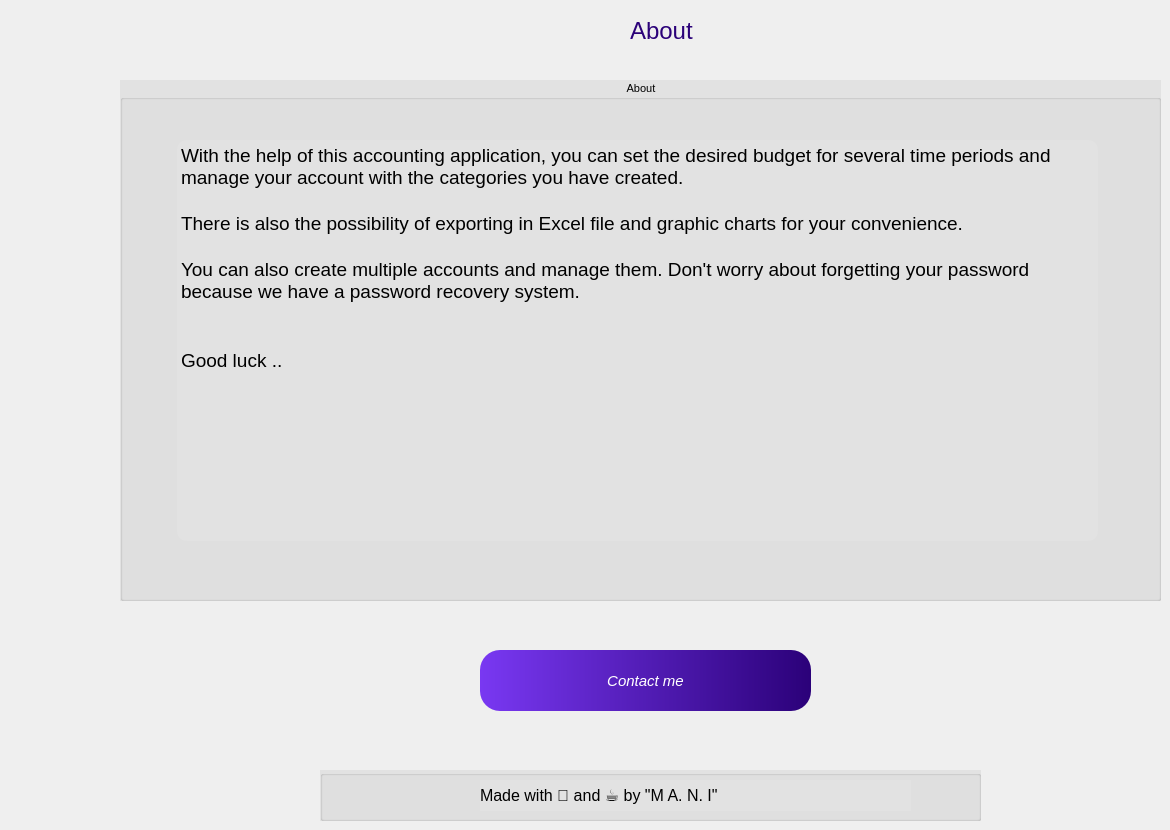
     <widget class="QWidget" name="page_about">
      <widget class="QPushButton" name="btn_contact">
       <property name="geometry">
        <rect>
         <x>480</x>
         <y>650</y>
         <width>331</width>
         <height>61</height>
        </rect>
       </property>
       <property name="font">
        <font>
         <family>Arial</family>
         <pointsize>11</pointsize>
         <italic>true</italic>
        </font>
       </property>
       <property name="cursor">
        <cursorShape>PointingHandCursor</cursorShape>
       </property>
       <property name="styleSheet">
        <string notr="true">QPushButton {
    border: none;
    background-color: qlineargradient(spread:pad, x1:0, y1:0, x2:1, y2:0, stop:0 rgb(121, 56, 242), stop:1 rgb(43, 1, 121));
    color: #fff;
    border-radius: 20px;


}
QPushButton:hover {
    background-color: qlineargradient(spread:pad, x1:0, y1:0, x2:1, y2:0, stop:0 #41295a, stop:1 #2F0743);
}</string>
       </property>
       <property name="text">
        <string>Contact me</string>
       </property>
      </widget>
      <widget class="QGroupBox" name="groupBox_6">
       <property name="geometry">
        <rect>
         <x>120</x>
         <y>80</y>
         <width>1041</width>
         <height>521</height>
        </rect>
       </property>
       <property name="font">
        <font>
         <family>Arial</family>
         <pointsize>8</pointsize>
        </font>
       </property>
       <property name="styleSheet">
        <string notr="true">background-color: #E2E2E2;</string>
       </property>
       <property name="title">
        <string>About</string>
       </property>
       <property name="alignment">
        <set>Qt::AlignCenter</set>
       </property>
       <widget class="QTextEdit" name="textEdit_description_2">
        <property name="geometry">
         <rect>
          <x>57</x>
          <y>60</y>
          <width>921</width>
          <height>401</height>
         </rect>
        </property>
        <property name="font">
         <font>
          <family>Arial</family>
          <pointsize>14</pointsize>
         </font>
        </property>
        <property name="styleSheet">
         <string notr="true">background-color: #E2E2E2;
border-radius: 10px;</string>
        </property>
        <property name="readOnly">
         <bool>true</bool>
        </property>
        <property name="html">
         <string>&lt;!DOCTYPE HTML PUBLIC &quot;-//W3C//DTD HTML 4.0//EN&quot; &quot;http://www.w3.org/TR/REC-html40/strict.dtd&quot;&gt;
&lt;html&gt;&lt;head&gt;&lt;meta name=&quot;qrichtext&quot; content=&quot;1&quot; /&gt;&lt;style type=&quot;text/css&quot;&gt;
p, li { white-space: pre-wrap; }
&lt;/style&gt;&lt;/head&gt;&lt;body style=&quot; font-family:'Arial'; font-size:14pt; font-weight:400; font-style:normal;&quot;&gt;
&lt;p style=&quot; margin-top:0px; margin-bottom:0px; margin-left:0px; margin-right:0px; -qt-block-indent:0; text-indent:0px;&quot;&gt;With the help of this accounting application, you can set the desired budget for several time periods and manage your account with the categories you have created.&lt;/p&gt;
&lt;p style=&quot;-qt-paragraph-type:empty; margin-top:0px; margin-bottom:0px; margin-left:0px; margin-right:0px; -qt-block-indent:0; text-indent:0px;&quot;&gt;&lt;br /&gt;&lt;/p&gt;
&lt;p style=&quot; margin-top:0px; margin-bottom:0px; margin-left:0px; margin-right:0px; -qt-block-indent:0; text-indent:0px;&quot;&gt;There is also the possibility of exporting in Excel file and graphic charts for your convenience.&lt;/p&gt;
&lt;p style=&quot;-qt-paragraph-type:empty; margin-top:0px; margin-bottom:0px; margin-left:0px; margin-right:0px; -qt-block-indent:0; text-indent:0px;&quot;&gt;&lt;br /&gt;&lt;/p&gt;
&lt;p style=&quot; margin-top:0px; margin-bottom:0px; margin-left:0px; margin-right:0px; -qt-block-indent:0; text-indent:0px;&quot;&gt;You can also create multiple accounts and manage them. Don't worry about forgetting your password because we have a password recovery system.&lt;/p&gt;
&lt;p style=&quot;-qt-paragraph-type:empty; margin-top:0px; margin-bottom:0px; margin-left:0px; margin-right:0px; -qt-block-indent:0; text-indent:0px;&quot;&gt;&lt;br /&gt;&lt;/p&gt;
&lt;p style=&quot;-qt-paragraph-type:empty; margin-top:0px; margin-bottom:0px; margin-left:0px; margin-right:0px; -qt-block-indent:0; text-indent:0px;&quot;&gt;&lt;br /&gt;&lt;/p&gt;
&lt;p style=&quot; margin-top:0px; margin-bottom:0px; margin-left:0px; margin-right:0px; -qt-block-indent:0; text-indent:0px;&quot;&gt;Good luck ..&lt;/p&gt;&lt;/body&gt;&lt;/html&gt;</string>
        </property>
       </widget>
      </widget>
      <widget class="QGroupBox" name="groupBox_7">
       <property name="geometry">
        <rect>
         <x>320</x>
         <y>770</y>
         <width>661</width>
         <height>51</height>
        </rect>
       </property>
       <property name="font">
        <font>
         <family>Arial</family>
         <pointsize>8</pointsize>
        </font>
       </property>
       <property name="styleSheet">
        <string notr="true">background-color: #E2E2E2;
</string>
       </property>
       <property name="title">
        <string/>
       </property>
       <property name="alignment">
        <set>Qt::AlignCenter</set>
       </property>
       <widget class="QLabel" name="label_12">
        <property name="geometry">
         <rect>
          <x>160</x>
          <y>10</y>
          <width>431</width>
          <height>31</height>
         </rect>
        </property>
        <property name="font">
         <font>
          <family>Arial</family>
          <pointsize>12</pointsize>
         </font>
        </property>
        <property name="styleSheet">
         <string notr="true"/>
        </property>
        <property name="text">
         <string>Made with 💖 and ☕ by &quot;M A. N. I&quot;</string>
        </property>
       </widget>
      </widget>
      <widget class="QLabel" name="label_13">
       <property name="geometry">
        <rect>
         <x>630</x>
         <y>10</y>
         <width>91</width>
         <height>41</height>
        </rect>
       </property>
       <property name="font">
        <font>
         <family>Arial</family>
         <pointsize>18</pointsize>
        </font>
       </property>
       <property name="styleSheet">
        <string notr="true">color: qlineargradient(spread:pad, x1:0, y1:0, x2:1, y2:0, stop:0 rgb(121, 56, 242), stop:1 rgb(43, 1, 121));</string>
       </property>
       <property name="text">
        <string>About</string>
       </property>
      </widget>
     </widget>
